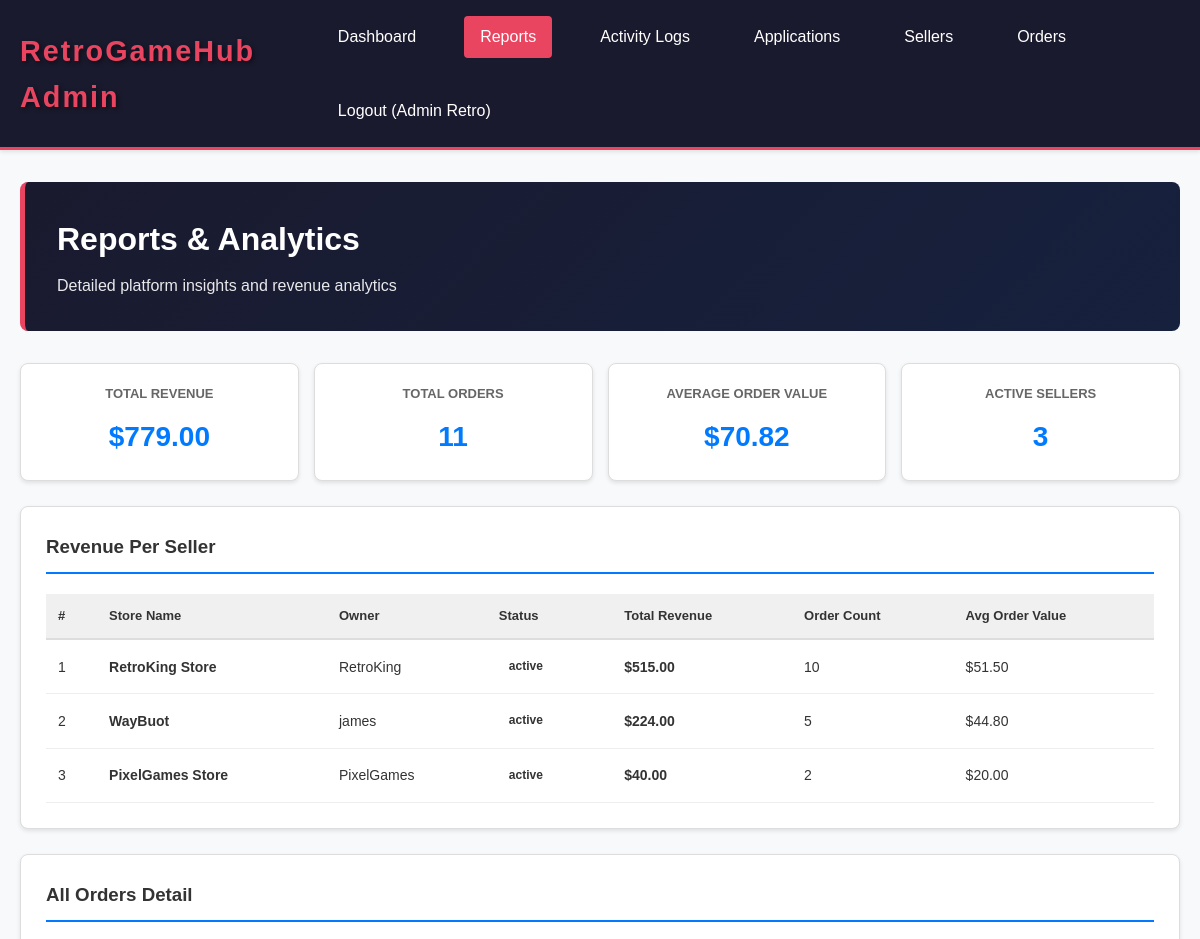
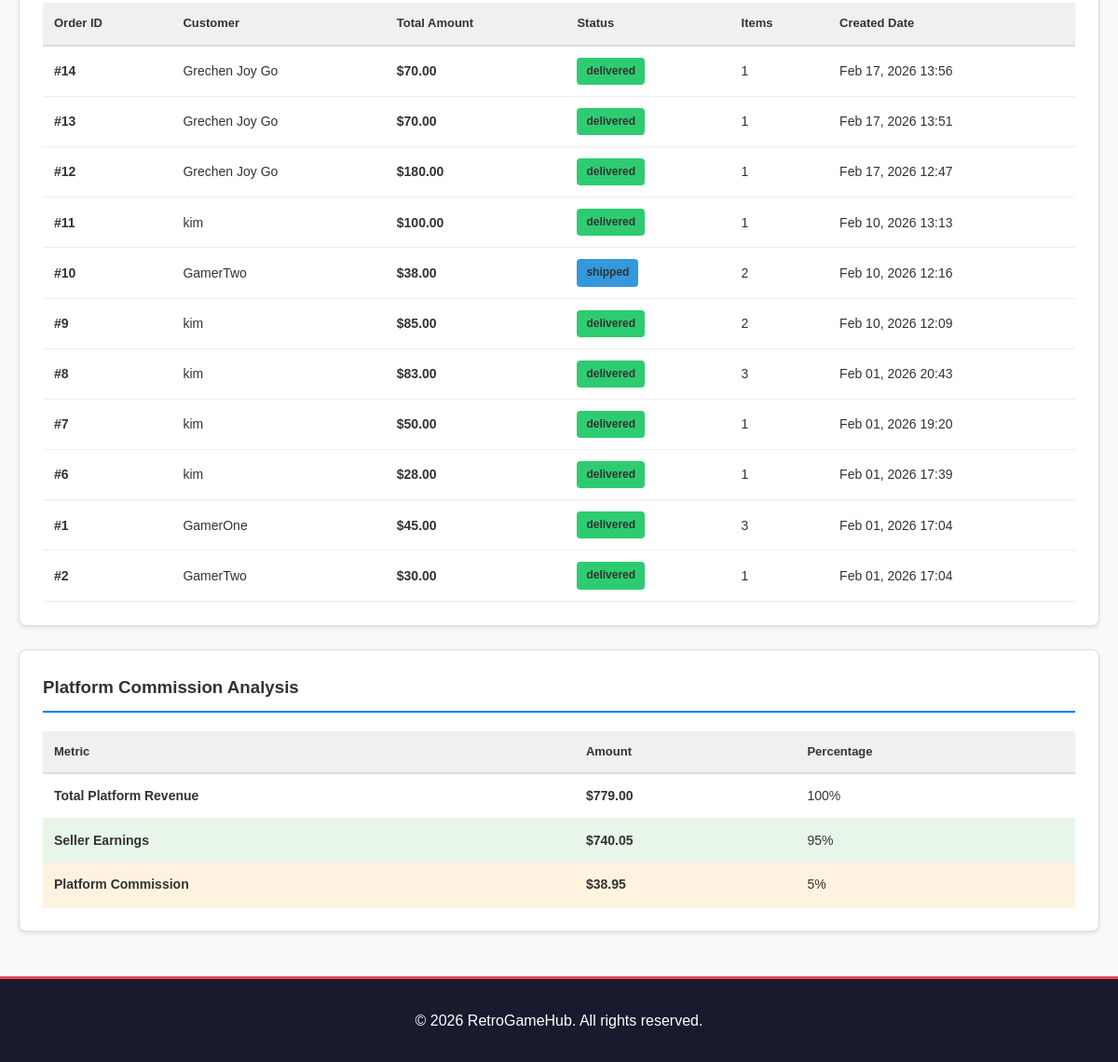
Screenshot of /pages/admin/reports.php (signed in) with the database file from the repository (2 pictures, top to bottom).
### tables this page shows
CREATE TABLE `sellers` (
  `seller_id` int(11) NOT NULL,
  `user_id` int(11) NOT NULL,
  `store_name` varchar(100) NOT NULL,
  `contact_info` varchar(100) DEFAULT NULL,
  `payment_info` varchar(255) DEFAULT NULL,
  `created_at` timestamp NOT NULL DEFAULT current_timestamp()
);

CREATE TABLE `users` (
  `user_id` int(11) NOT NULL,
  `name` varchar(100) NOT NULL,
  `email` varchar(100) NOT NULL,
  `password` varchar(255) NOT NULL,
  `phone` varchar(20) DEFAULT NULL,
  `roles` longtext NOT NULL DEFAULT '["customer"]' CHECK (json_valid(`roles`)),
  `status` enum('active','inactive','banned') DEFAULT 'active',
  `created_at` timestamp NOT NULL DEFAULT current_timestamp(),
  `updated_at` timestamp NOT NULL DEFAULT current_timestamp() ON UPDATE current_timestamp()
);

CREATE TABLE `orders` (
  `order_id` int(11) NOT NULL,
  `user_id` int(11) NOT NULL,
  `total_amount` decimal(10,2) NOT NULL,
  `status` enum('pending','processing','shipped','delivered','cancelled') DEFAULT 'pending',
  `shipping_address_id` int(11) NOT NULL,
  `created_at` timestamp NOT NULL DEFAULT current_timestamp(),
  `updated_at` timestamp NOT NULL DEFAULT current_timestamp() ON UPDATE current_timestamp()
);

### config.php (called while the page is built, shortened)
<?php
class Database {
    private static $instance = null;
    private $connection;
    private function __construct() {
        try {
            $this->connection = new mysqli(
                DB_HOST,
                DB_USER,
                DB_PASS,
                DB_NAME,
                DB_PORT
            );
            $this->connection->set_charset('utf8mb4');
        } catch (Exception $e) {
            die('Error: ' . $e->getMessage());
        }
    }
    public static function getInstance() {
        if (self::$instance === null) {
            self::$instance = new self();
        }
        return self::$instance;
    }
    public function getConnection() {
        return $this->connection;
    }
}
class SessionManager {
    public static function get($key, $default = null) {
        return $_SESSION[$key] ?? $default;
    }
}
?>

### classes/Seller.php (called while the page is built, shortened)
<?php
class Seller {
    private $db;
    public function __construct() {
        $this->db = Database::getInstance()->getConnection();
    }
    public function getAllSellers() {
        $stmt = $this->db->query("
            SELECT s.*, u.name, u.email, u.status,
                   COUNT(p.product_id) as product_count
            FROM sellers s
            JOIN users u ON s.user_id = u.user_id
            LEFT JOIN products p ON s.seller_id = p.seller_id
            GROUP BY s.seller_id
            ORDER BY s.created_at DESC
        ");
        return $stmt->fetch_all(MYSQLI_ASSOC);
    }
}
?>

### classes/Order.php (called while the page is built, shortened)
<?php
class Order {
    private $db;
    public function __construct() {
        $this->db = Database::getInstance()->getConnection();
    }
    public function getSellerOrderItems($seller_id) {
        $stmt = $this->db->prepare("
            SELECT oi.*, p.name, o.status as order_status, u.name as customer_name
            FROM order_items oi
            JOIN products p ON oi.product_id = p.product_id
            JOIN orders o ON oi.order_id = o.order_id
            JOIN users u ON o.user_id = u.user_id
            WHERE oi.seller_id = ?
            ORDER BY oi.created_at DESC
        ");
        $stmt->bind_param("i", $seller_id);
        $stmt->execute();
        return $stmt->get_result()->fetch_all(MYSQLI_ASSOC);
    }
    public function getAllOrders() {
        $stmt = $this->db->query("
            SELECT o.*, u.name as customer_name, COUNT(oi.order_item_id) as item_count
            FROM orders o
            JOIN users u ON o.user_id = u.user_id
            LEFT JOIN order_items oi ON o.order_id = oi.order_id
            GROUP BY o.order_id
            ORDER BY o.created_at DESC
        ");
        return $stmt->fetch_all(MYSQLI_ASSOC);
    }
}
?>

### pages/admin/reports.php (the view, shortened to what this page needs)
<?php
require_once '../../config.php';
require_once '../../classes/Seller.php';
require_once '../../classes/Order.php';
$seller_obj = new Seller();
$order = new Order();
$all_sellers = $seller_obj->getAllSellers();
$all_orders = $order->getAllOrders();
$seller_revenue = [];
foreach ($all_sellers as $seller) {
    $seller_id = $seller['seller_id'];
    $revenue = 0;
    $order_items = $order->getSellerOrderItems($seller_id);
    foreach ($order_items as $item) {
        $revenue += $item['price'] * $item['quantity'];
    }
    $seller_revenue[] = [
        'seller_id' => $seller_id,
        'store_name' => $seller['store_name'],
        'owner_name' => $seller['name'],
        'status' => $seller['status'],
        'revenue' => $revenue,
        'order_count' => count($order_items)
    ];
}
usort($seller_revenue, function($a, $b) {
    return $b['revenue'] <=> $a['revenue'];
});
$total_revenue = array_sum(array_column($seller_revenue, 'revenue'));
$total_orders = count($all_orders);
$total_sellers = count($all_sellers);
$user_name = SessionManager::get('user_name');
?>
<!DOCTYPE html>
<html lang="en">
<head>
    <link rel="stylesheet" href="<?php echo SITE_URL; ?>/assets/css/style.css">
</head>
<body class="admin-reports-page">
    <nav class="navbar">
        <div class="container">
            <div class="navbar-brand">
                <h1>RetroGameHub Admin</h1>
            </div>
            <div class="navbar-menu">
                <a href="dashboard.php" class="nav-link">Dashboard</a>
                <a href="reports.php" class="nav-link active">Reports</a>
                <a href="activity-logs.php" class="nav-link">Activity Logs</a>
                <a href="applications.php" class="nav-link">Applications</a>
                <a href="sellers.php" class="nav-link">Sellers</a>
                <a href="orders.php" class="nav-link">Orders</a>
                <a href="logout.php" class="nav-link">Logout (<?php echo htmlspecialchars($user_name); ?>)</a>
            </div>
        </div>
    </nav>
    <div class="container">
        <div class="page-header">
            <h2>Reports & Analytics</h2>
            <p>Detailed platform insights and revenue analytics</p>
        </div>
        <div class="summary-cards">
            <div class="summary-card">
                <h4>Total Revenue</h4>
                <div class="value">$<?php echo number_format($total_revenue, 2); ?></div>
            </div>
            <div class="summary-card">
                <h4>Total Orders</h4>
                <div class="value"><?php echo $total_orders; ?></div>
            </div>
            <div class="summary-card">
                <h4>Average Order Value</h4>
                <div class="value">$<?php echo $total_orders > 0 ? number_format($total_revenue / $total_orders, 2) : '0.00'; ?></div>
            </div>
            <div class="summary-card">
                <h4>Active Sellers</h4>
                <div class="value"><?php echo $total_sellers; ?></div>
            </div>
        </div>
        <div class="report-section">
            <h3>Revenue Per Seller</h3>
            <?php if (empty($seller_revenue)): ?>
                <p>No seller revenue data available</p>
            <?php else: ?>
                <table class="report-table">
                    <thead>
                        <tr>
                            <th>#</th>
                            <th>Store Name</th>
                            <th>Owner</th>
                            <th>Status</th>
                            <th>Total Revenue</th>
                            <th>Order Count</th>
                            <th>Avg Order Value</th>
                        </tr>
                    </thead>
                    <tbody>
                        <?php
                        $rank = 1;
                        foreach ($seller_revenue as $seller):
                        ?>
                            <tr>
                                <td><?php echo $rank++; ?></td>
                                <td><strong><?php echo htmlspecialchars($seller['store_name']); ?></strong></td>
                                <td><?php echo htmlspecialchars($seller['owner_name']); ?></td>
                                <td>
                                    <span class="status-badge status-<?php echo strtolower($seller['status']); ?>">
                                        <?php echo htmlspecialchars($seller['status']); ?>
                                    </span>
                                </td>
                                <td><strong>$<?php echo number_format($seller['revenue'], 2); ?></strong></td>
                                <td><?php echo $seller['order_count']; ?></td>
                                <td>$<?php echo $seller['order_count'] > 0 ? number_format($seller['revenue'] / $seller['order_count'], 2) : '0.00'; ?></td>
                            </tr>
                        <?php endforeach; ?>
                    </tbody>
                </table>
            <?php endif; ?>
        </div>
        <div class="report-section">
            <h3>All Orders Detail</h3>
            <?php if (empty($all_orders)): ?>
                <p>No orders available</p>
            <?php else: ?>
                <table class="report-table">
                    <thead>
                        <tr>
                            <th>Order ID</th>
                            <th>Customer</th>
                            <th>Total Amount</th>
                            <th>Status</th>
                            <th>Items</th>
                            <th>Created Date</th>
                        </tr>
                    </thead>
                    <tbody>
                        <?php foreach ($all_orders as $ord): ?>
                            <tr>
                                <td><strong>#<?php echo $ord['order_id']; ?></strong></td>
                                <td><?php echo htmlspecialchars($ord['customer_name']); ?></td>
                                <td><strong>$<?php echo number_format($ord['total_amount'], 2); ?></strong></td>
                                <td>
                                    <span class="status-badge status-<?php echo strtolower($ord['status']); ?>">
                                        <?php echo htmlspecialchars($ord['status']); ?>
                                    </span>
                                </td>
                                <td><?php echo $ord['item_count']; ?></td>
                                <td><?php echo date('M d, Y H:i', strtotime($ord['created_at'])); ?></td>
                            </tr>
                        <?php endforeach; ?>
                    </tbody>
                </table>
            <?php endif; ?>
        </div>
        <div class="report-section">
            <h3>Platform Commission Analysis</h3>
            <?php
                $platform_commission_percent = PLATFORM_COMMISSION;
                $platform_earnings = ($total_revenue * $platform_commission_percent) / 100;
                $seller_earnings = $total_revenue - $platform_earnings;
            ?>
            <table class="report-table">
                <thead>
                    <tr>
                        <th>Metric</th>
                        <th>Amount</th>
                        <th>Percentage</th>
                    </tr>
                </thead>
                <tbody>
                    <tr>
                        <td><strong>Total Platform Revenue</strong></td>
                        <td><strong>$<?php echo number_format($total_revenue, 2); ?></strong></td>
                        <td>100%</td>
                    </tr>
                    <tr style="background: #e8f5e9;">
                        <td><strong>Seller Earnings</strong></td>
                        <td><strong>$<?php echo number_format($seller_earnings, 2); ?></strong></td>
                        <td><?php echo (100 - $platform_commission_percent); ?>%</td>
                    </tr>
                    <tr style="background: #fff3e0;">
                        <td><strong>Platform Commission</strong></td>
                        <td><strong>$<?php echo number_format($platform_earnings, 2); ?></strong></td>
                        <td><?php echo $platform_commission_percent; ?>%</td>
                    </tr>
                </tbody>
            </table>
        </div>
    </div>
    <footer class="footer">
        <p>&copy; 2026 RetroGameHub. All rights reserved.</p>
    </footer>
</body>
</html>

### assets/css/style.css (style rules this page uses)
* { margin: 0; padding: 0; box-sizing: border-box; }
:root { --primary-color: #1a1a2e; --secondary-color: #16213e; --accent-color: #e94560; --success-color: #2ecc71; --warning-color: #f39c12; --danger-color: #e74c3c; --info-color: #3498db; --light-bg: #f8f9fa; --border-color: #ddd; --text-color: #333; --text-light: #666; --nes-gray: #d4d4d4; --nes-red: #e84c3f; --nes-blue: #3584c4; --nes-green: #58b05c; }
body { font-family: 'Arial', sans-serif; background-color: var(--light-bg); color: var(--text-color); line-height: 1.6; }
.container { max-width: 1200px; margin: 0 auto; padding: 0 20px; }
.navbar { background-color: var(--primary-color); color: white; padding: 1rem 0; box-shadow: 0 2px 4px rgba(0,0,0,0.1); border-bottom: 3px solid var(--accent-color); }
.navbar .container { display: flex; justify-content: space-between; align-items: center; }
.navbar-brand h1 { font-size: 1.8rem; letter-spacing: 2px; color: var(--accent-color); text-shadow: 2px 2px 4px rgba(0,0,0,0.5); }
.navbar-menu { display: flex; gap: 2rem; flex-wrap: wrap; }
.nav-link { color: white; text-decoration: none; padding: 0.5rem 1rem; border-radius: 4px; transition: all 0.3s ease; }
.nav-link:hover, .nav-link.active { background-color: var(--accent-color); color: white; }
.page-header { background: linear-gradient(135deg, var(--primary-color), var(--secondary-color)); color: white; padding: 2rem; border-radius: 8px; margin: 2rem 0; border-left: 5px solid var(--accent-color); }
.page-header h2 { font-size: 2rem; margin-bottom: 0.5rem; }
.page-header p { font-size: 1rem; opacity: 0.9; }
.status-shipped { background-color: var(--info-color) !important; }
.status-delivered { background-color: var(--success-color) !important; }
.footer { background-color: var(--primary-color); color: white; text-align: center; padding: 2rem; margin-top: 3rem; border-top: 3px solid var(--accent-color); }

### pages/admin/reports.php (style rules this page uses)
.report-section { background: white; border: 1px solid #ddd; border-radius: 8px; padding: 25px; margin-bottom: 25px; box-shadow: 0 2px 4px rgba(0,0,0,0.1); }
.report-section h3 { margin: 0 0 20px 0; color: #333; border-bottom: 2px solid #007bff; padding-bottom: 10px; }
.report-table { width: 100%; border-collapse: collapse; margin-top: 15px; }
.report-table thead { background: #f0f0f0; }
.report-table th { padding: 12px; text-align: left; font-weight: 600; color: #333; border-bottom: 2px solid #ddd; font-size: 13px; }
.report-table td { padding: 12px; border-bottom: 1px solid #eee; font-size: 14px; }
.summary-cards { display: grid; grid-template-columns: repeat(auto-fit, minmax(200px, 1fr)); gap: 15px; margin-bottom: 25px; }
.summary-card { background: white; border: 1px solid #ddd; border-radius: 8px; padding: 20px; text-align: center; box-shadow: 0 2px 4px rgba(0,0,0,0.1); }
.summary-card h4 { margin: 0 0 10px 0; color: #666; font-size: 13px; text-transform: uppercase; font-weight: 600; }
.summary-card .value { font-size: 28px; font-weight: bold; color: #007bff; }
.status-badge { display: inline-block; padding: 5px 10px; border-radius: 4px; font-size: 12px; font-weight: 600; }

### rows the page displays
sellers: store_name "RetroKing Store", user.name "RetroKing", user.status "active", revenue "515.00", order_count "10", order_count "51.50"
sellers: store_name "WayBuot", user.name "james", user.status "active", revenue "224.00", order_count "5", order_count "44.80"
sellers: store_name "PixelGames Store", user.name "PixelGames", user.status "active", revenue "40.00", seller_id "2", $seller['revenue']/$seller['order_count'] "20.00"
orders: order_id "14", user.name "Grechen Joy Go", total_amount "70.00", status "delivered", item_count "1", created_at "Feb 17, 2026 13:56"
orders: order_id "13", user.name "Grechen Joy Go", total_amount "70.00", status "delivered", item_count "1", created_at "Feb 17, 2026 13:51"
orders: order_id "12", user.name "Grechen Joy Go", total_amount "180.00", status "delivered", item_count "1", created_at "Feb 17, 2026 12:47"
orders: order_id "11", user.name "kim", total_amount "100.00", status "delivered", item_count "1", created_at "Feb 10, 2026 13:13"
orders: order_id "10", user.name "GamerTwo", total_amount "38.00", status "shipped", item_count "2", created_at "Feb 10, 2026 12:16"
orders: order_id "9", user.name "kim", total_amount "85.00", status "delivered", item_count "2", created_at "Feb 10, 2026 12:09"
orders: order_id "8", user.name "kim", total_amount "83.00", status "delivered", item_count "3", created_at "Feb 01, 2026 20:43"
orders: order_id "7", user.name "kim", total_amount "50.00", status "delivered", item_count "1", created_at "Feb 01, 2026 19:20"
orders: order_id "6", user.name "kim", total_amount "28.00", status "delivered", item_count "1", created_at "Feb 01, 2026 17:39"
orders: order_id "1", user.name "GamerOne", total_amount "45.00", status "delivered", item_count "3", created_at "Feb 01, 2026 17:04"
orders: order_id "2", user.name "GamerTwo", total_amount "30.00", status "delivered", item_count "1", created_at "Feb 01, 2026 17:04"

### other values shown
$user_name "Admin Retro"
$total_revenue "779.00"
$total_orders "11"
$total_revenue / $total_orders "70.82"
$total_sellers "3"
$seller_earnings "740.05"
100 - $platform_commission_percent "95"
$platform_earnings "38.95"
$platform_commission_percent "5"
